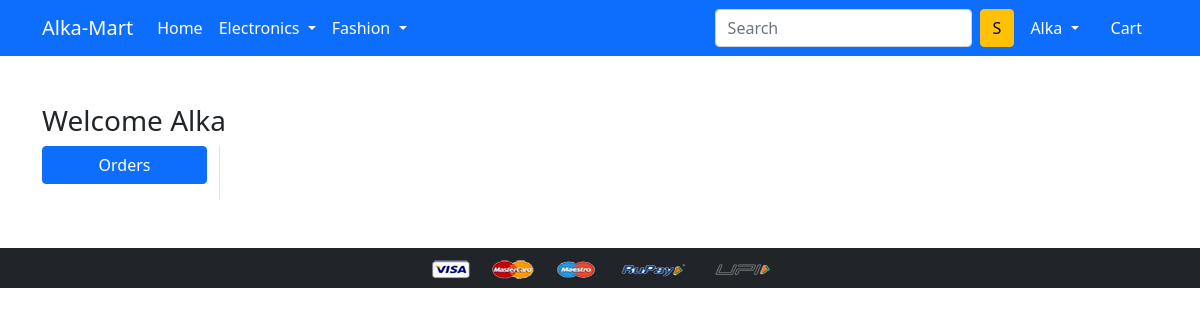
The page /orders/ (signed in) on the database as committed earlier.
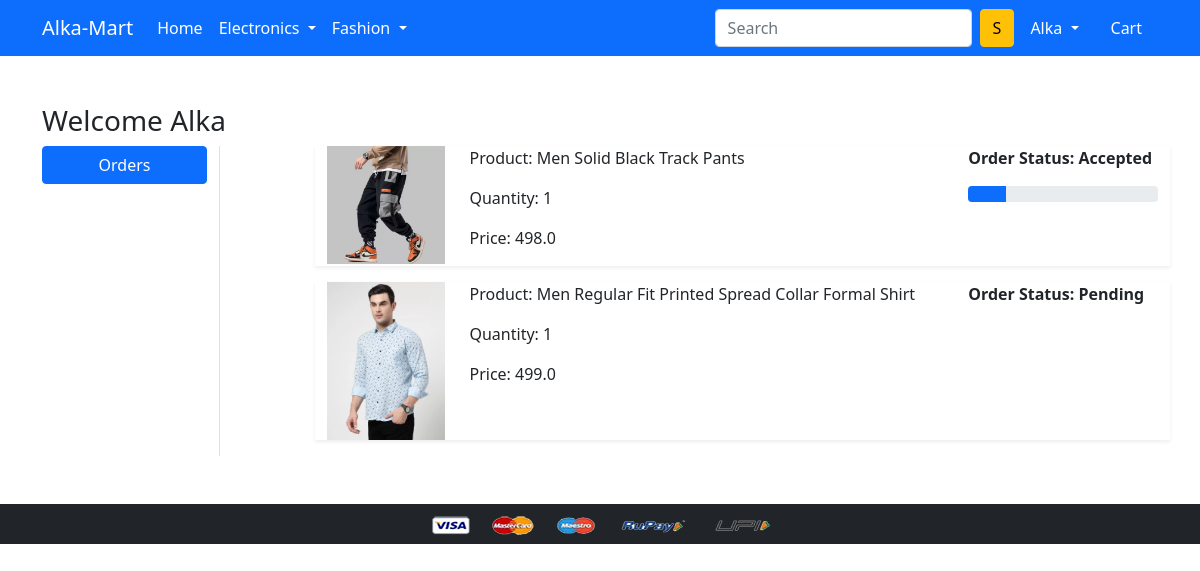
The same page on the database as committed later.
### app/models.py (models this page shows, shortened)
class OrderPlaced(models.Model):
    user = models.ForeignKey(User, on_delete=models.CASCADE)
    customer = models.ForeignKey(Customer, on_delete=models.CASCADE)
    product = models.ForeignKey(Product, on_delete=models.CASCADE)
    quantity = models.PositiveIntegerField(default=1)
    ordered_date = models.DateTimeField(auto_now_add=True)
    status = models.CharField(max_length=50, choices=STATUS_CHOICES, default='Pending' )
    @property
    def total_cost(self):
        return self.quantity * self.product.discounted_price

class Product(models.Model):
    title = models.CharField(max_length=100)
    selling_price = models.FloatField()
    discounted_price = models.FloatField()
    description = models.TextField()
    brand = models.CharField(max_length=100)
    category = models.CharField(choices = CATEGORY_CHOICES, max_length=3)
    product_image = models.ImageField(upload_to='productimg')

### app/views.py (the view)
# urls.py: path('orders/', views.orders, name='orders'),
@login_required
def orders(request):
 op = OrderPlaced.objects.filter(user=request.user)
 return render(request, 'app/orders.html', {'order_placed': op})

### app/templates/app/orders.html (shortened to what this page needs)
{% extends 'app/base.html' %}
{% load static %}
{% block main-content %}
<div class="container my-5">
 <div class="row">
 <h3>Welcome <span class="text-capitalize">{{request.user}}</span></h3>
  <div class="col-sm-2 border-end">
   <ul class="list-unstyled">
    <li class="d-grid"><a href="{% url 'orders' %}" class="btn btn-primary">Orders</a></li>
   </ul>
  </div>
  <div class="col-sm-9 offset-sm-1">
    {% for op in order_placed %}
   <div class="row shadow-sm mb-3">
    <div class="col-md-2">
        <img src="{{op.product.product_image.url}}" alt="" srcset="" class="img-fluid" height="150" width="150">
    </div>
    <div class="col-sm-7">
        <p>Product: {{op.product.title}}</p>
        <p>Quantity: {{op.quantity}}</p>
        <p>Price: {{op.total_cost}}</p>
    </div>
    <div class="col-sm-3 fw-bold">
        <p>Order Status: {{op.status}}</p>
            {% if op.status == 'Accepted' %}
            <div class="progress">
                <div class="progress-bar"  role="progressbar" style="width: 20%" aria-valuenow="20" aria-valuemin="0" aria-valuemax="100">
                </div>
            </div>
            {% endif %}
    </div>
   </div>
    {% endfor %}
  </div>
 </div>
</div>
{% endblock main-content %}

Rows that differ between the two databases and show on the page:
added OrderPlaced: product.product_image (picture), product "Men Solid Black Track Pants", quantity "1", total_cost "498.0", status "Accepted"
added OrderPlaced: product.product_image (picture), product "Men Regular Fit Printed Spread Collar Formal Shirt", quantity "1", total_cost "499.0", status "Pending"
